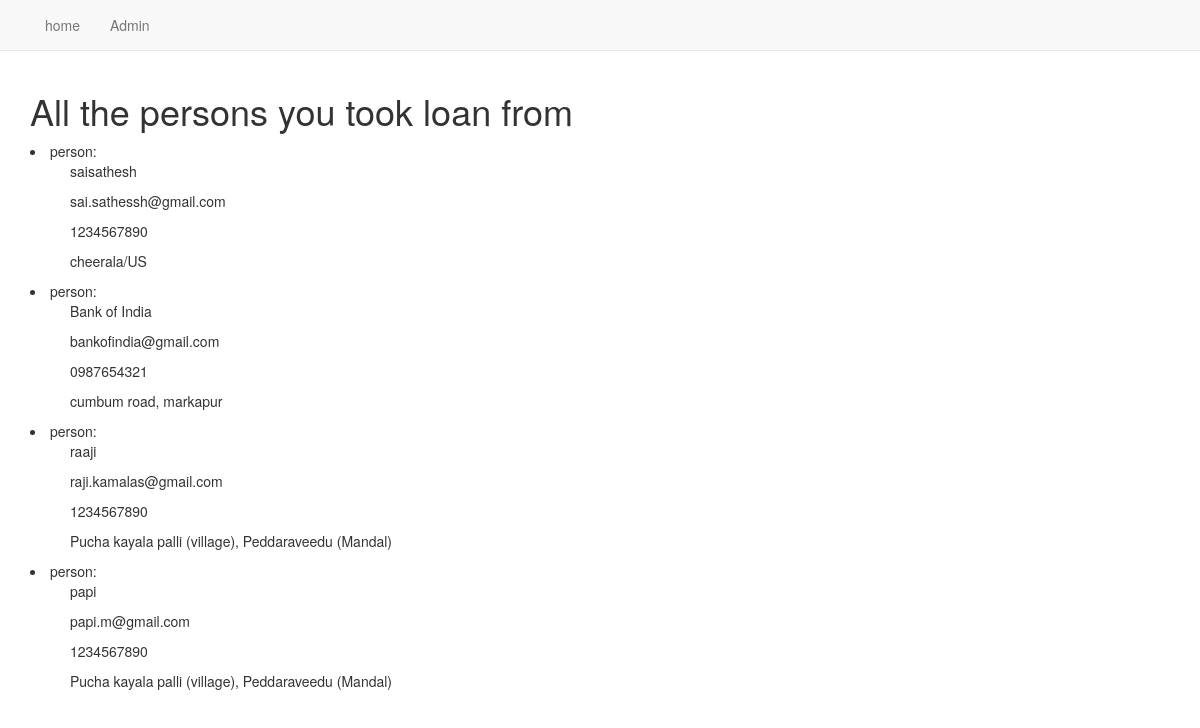
/debts/persons/, run on the app's committed database.
### debts/models.py (models this page shows, shortened)
class Person(models.Model):
    name = models.CharField(max_length=100)
    email = models.EmailField(max_length=100)
    phone = models.CharField(max_length=100)
    address = models.CharField(max_length=300)

### debts/views.py (the view)
# urls.py: path('persons/',views.debts_persons, name='debts_persons' ),
def debts_persons(request):
    persons = Person.objects.all()
    persons_data = {'persons': persons}
    return render(request,'debts/person.html',context=persons_data)

### debts/templatetags/my_extns.py (called while the page is built)
def cut(st,subst):
    return st.replace(subst,'')

### templates/debts/person.html
<!DOCTYPE html>
{% extends 'base.html' %}
{% load my_extns %}
{% block body_block %}
    <h1> All the persons you took loan from </h1>
    {% for person in persons %}
        <li> person:</li>
        <ul> {{ person.name|cutstr:'reddy' }} </ul>
        <ul> {{ person.email }} </ul>
        <ul> {{ person.phone }} </ul>
        <ul> {{ person.address }} </ul>
    {% endfor %}
{% endblock %}

### templates/base.html (shortened to what this page needs)
<!DOCTYPE html>
{% load static %}
{% load my_extns %}
<html lang="en">
<head>
    <link rel="stylesheet" href="https://maxcdn.bootstrapcdn.com/bootstrap/3.4.1/css/bootstrap.min.css">
</head>
<body>
    <nav class="navbar navbar-default navbar-static-top">
        <div class="container">
            <ul class="nav navbar-nav">
                <li><a href="{% url 'index'%}">home</a></li>
                <li><a href="{% url 'admin:index' %}">Admin</a></li>
            </ul>
        </div>
    </nav>
    <div class="container">
        {% block body_block%}{% endblock %}
    </div>
</body>
</html>

### data on the page
Person: name "saisathesh", email "sai.sathessh@gmail.com", phone "1234567890", address "cheerala/US"
Person: name "Bank of India", email "bankofindia@gmail.com", phone "0987654321", address "cumbum road, markapur"
Person: name "raaji", email "raji.kamalas@gmail.com", phone "1234567890", address "Pucha kayala palli (village), Peddaraveedu (Mandal)"
Person: name "papi", email "papi.m@gmail.com", phone "1234567890", address "Pucha kayala palli (village), Peddaraveedu (Mandal)"
